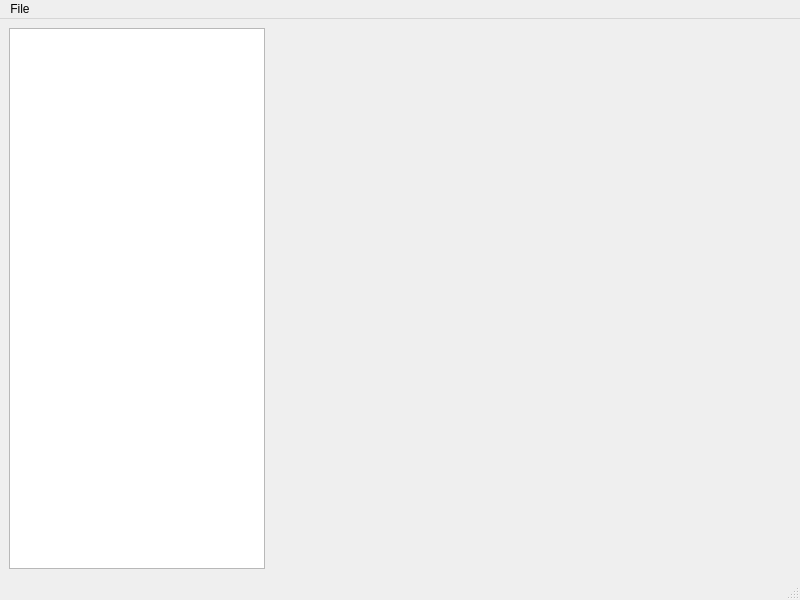
<?xml version="1.0" encoding="UTF-8"?>
<ui version="4.0">
  <class>MainWindow</class>
  <widget class="QMainWindow" name="MainWindow">
    <property name="geometry">
      <rect>
        <x>0</x>
        <y>0</y>
        <width>800</width>
        <height>600</height>
      </rect>
    </property>
    <property name="windowTitle">
      <string>Memory Atlas Editor</string>
    </property>
    <widget class="QWidget" name="widget">
      <layout class="QGridLayout" columnstretch="0,1">
        <item row="0" column="0">
          <widget class="QTreeView" name="atlasTree"/>
        </item>
        <item row="0" column="1">
          <widget class="QStackedWidget" name="detailsPanelStack"/>
        </item>
      </layout>
    </widget>
    <widget class="QMenuBar" name="menubar">
      <property name="geometry">
        <rect>
          <x>0</x>
          <y>0</y>
          <width>800</width>
          <height>22</height>
        </rect>
      </property>
      <widget class="QMenu" name="fileMenu">
        <property name="title">
          <string>File</string>
        </property>
        <addaction name="actionNew"/>
        <addaction name="actionOpen"/>
        <addaction name="actionSave"/>
        <addaction name="separator"/>
        <addaction name="actionExit"/>
      </widget>
      <action name="actionNew">
        <property name="text">
          <string>New</string>
        </property>
      </action>
      <action name="actionOpen">
        <property name="text">
          <string>Open</string>
        </property>
      </action>
      <action name="actionSave">
        <property name="text">
          <string>Save</string>
        </property>
      </action>
      <action name="actionExit">
        <property name="text">
          <string>Exit</string>
        </property>
      </action>
      <addaction name="fileMenu"/>
    </widget>
    <widget class="QStatusBar" name="statusbar"/>
  </widget>
  <resources/>
  <connections>
    <connection>
      <sender>actionNew</sender>
      <signal>triggered()</signal>
      <receiver>MainWindow</receiver>
      <slot>new()</slot>
    </connection>
    <connection>
      <sender>actionOpen</sender>
      <signal>triggered()</signal>
      <receiver>MainWindow</receiver>
      <slot>open()</slot>
    </connection>
    <connection>
      <sender>actionSave</sender>
      <signal>triggered()</signal>
      <receiver>MainWindow</receiver>
      <slot>save()</slot>
    </connection>
    <connection>
      <sender>actionExit</sender>
      <signal>triggered()</signal>
      <receiver>MainWindow</receiver>
      <slot>exit()</slot>
    </connection>
    <connection>
      <sender>atlasTree</sender>
      <signal>clicked(QModelIndex)</signal>
      <receiver>MainWindow</receiver>
      <slot>tree_selection_changed()</slot>
    </connection>
  </connections>
  <slots>
    <slot>new()</slot>
    <slot>open()</slot>
    <slot>tree_selection_changed()</slot>
  </slots>
</ui>
